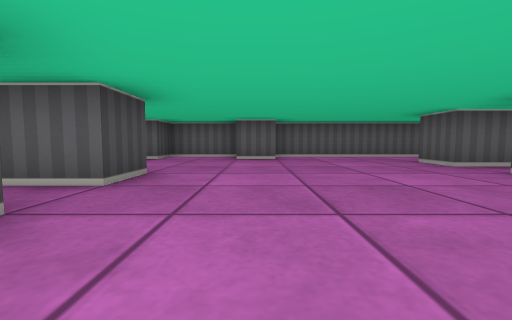
[1] (above)

19 first-person views from a walk through a cub3D maze. The camera is about half as high as the walls, tilts 4° down and sees 90° across. The floor is counted in squares. Each view is taken from the middle of a square. On the plan, view 1 faces up. The plan holds only what a view shows up to about 9 squares ahead; the rest is blank.

[2]
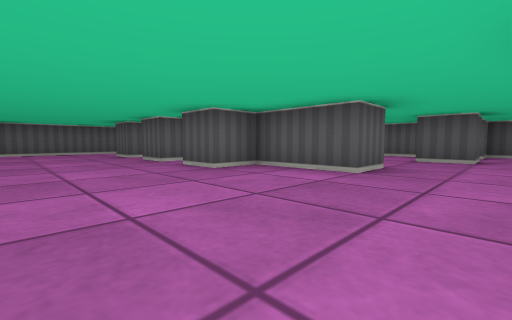

[3]
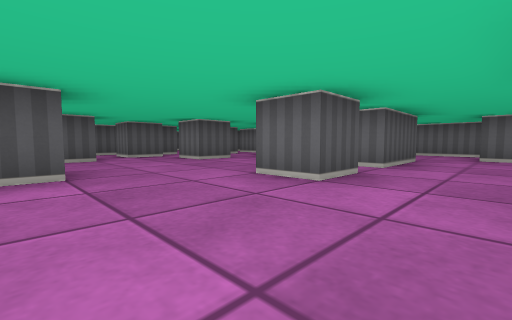

[4]
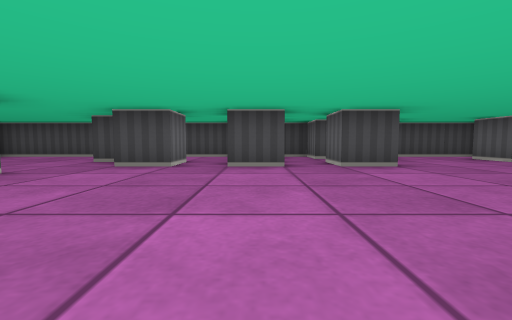

[5]
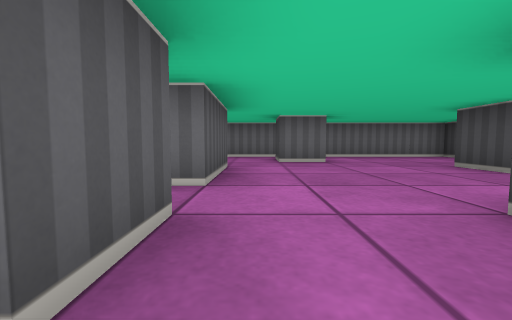

[6]
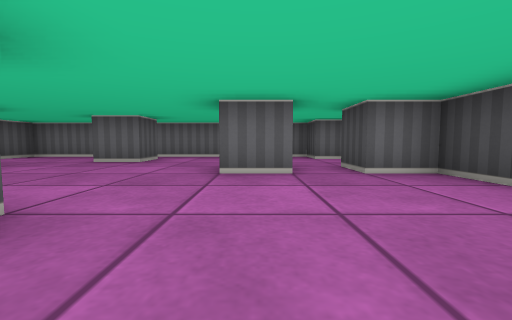

[7]
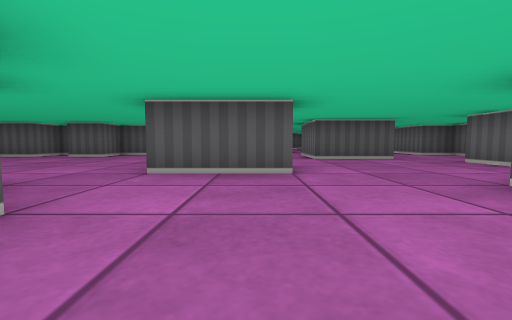

[8]
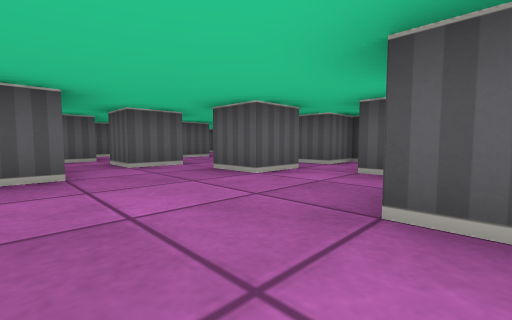

[9]
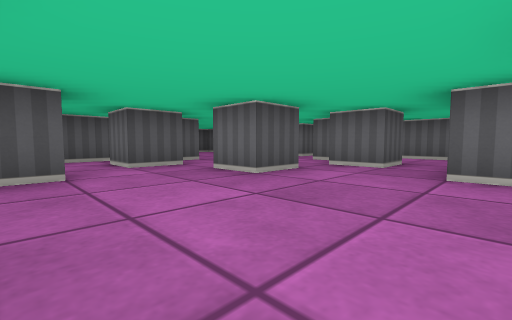

[10]
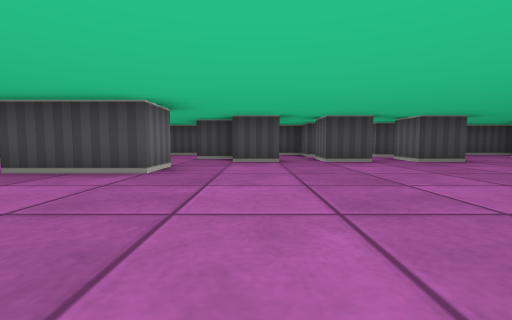

[11]
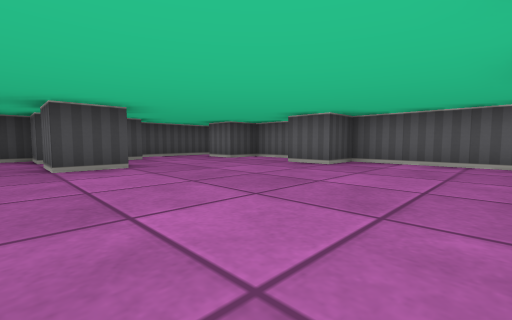

[12]
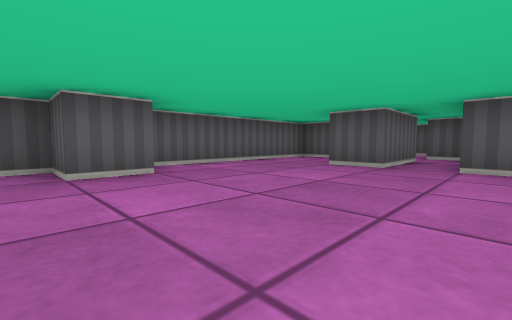

[13]
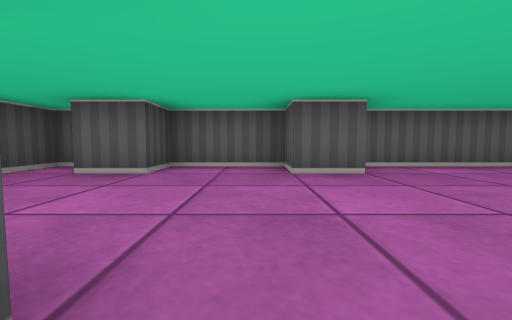

[14]
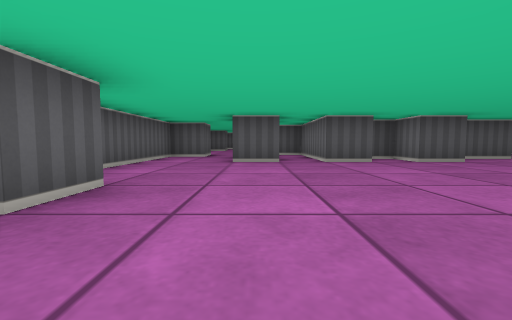

[15]
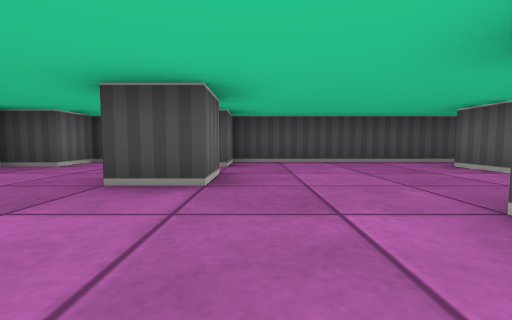

[16]
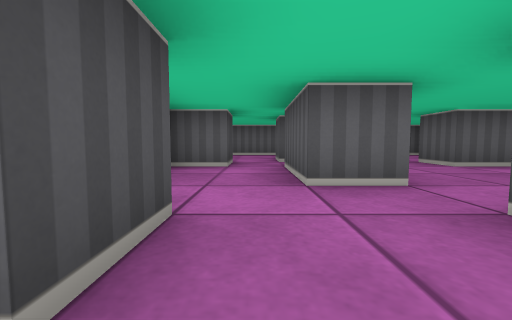

[17]
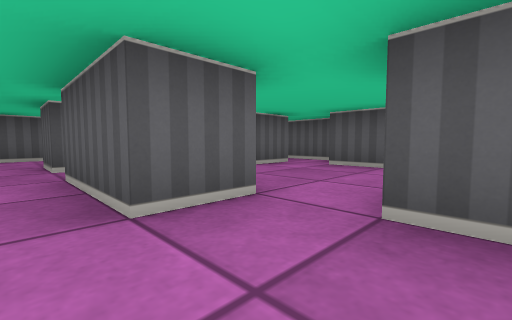

[18]
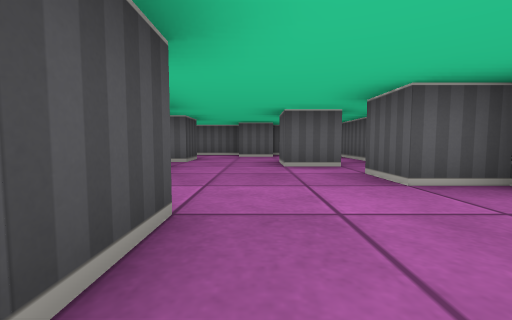

[19]
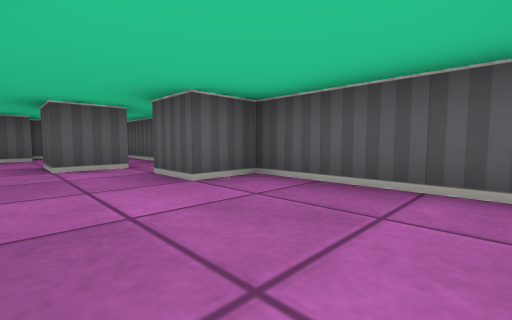

### Floor plan
Ten units are one square. View 1 is at (0, 0); x grows to the right and y downward. Boxes are objects, and circles mark ways between rooms. Rooms are numbered by the first view taken in them; rooms with no view inside come last. Other rooms are left out.
<svg viewBox="-50 -80 190 190">
<path fill="none" stroke="#000" d="M35 -25 35 -35 55 -35M45 -15 45 -25M-15 -16 -15 -5 -25 -5M-5 25 5 25 5 45M-15 -36 -15 -25 -25 -25M56 15 45 15 45 -5 35 -5 35 -15M66 -15 59 -15M-25 5 -15 5 -15 15M55 -45 35 -45 35 -55M-35 -5 -45 -5 -45 5M75 -5 75 5 65 5 65 -5M25 46 25 35 35 35M75 -35 65 -35 65 -45M25 55 45 55M55 -65 55 -75 5 -75 5 -65 -5 -65 -5 -75 -25 -75 -25 -65 -35 -65M-35 -46 -35 -25 -45 -25 -45 -18M85 25 75 25 75 15M96 -15 85 -15 85 -35M85 35 95 35M65 56 65 45 75 45M55 65 65 65M-45 -75 -45 -49M105 39 105 25 95 25 95 -5M70 75 75 75M-5 46 -5 25M5 95 5 85 15 85 15 95M25 76 25 55M-26 65 -15 65 -15 75M-45 95 -35 95 -35 105 45 105 45 95 61 95M55 76 55 65M-25 15 -25 25 -35 25M-45 5 -45 65 -35 65 -35 75M95 -55 95 -45 85 -45 85 -55M75 -45 75 -35M126 -35 115 -35 115 -45M116 -65 105 -65M105 -5 105 6M105 -75 72 -75M135 -30 135 -65M65 -65 55 -65M55 -35 65 -35M135 -75 115 -75M135 11 135 -15 125 -15 125 -25"/>
<circle cx="-40" cy="15" r="3" fill="#2a7"/>
<circle cx="50" cy="70" r="3" fill="#2a7"/>
<circle cx="7" cy="43" r="3" fill="#2a7"/>
<circle cx="50" cy="-60" r="3" fill="#2a7"/>
<circle cx="80" cy="-25" r="3" fill="#2a7"/>
<circle cx="90" cy="-10" r="3" fill="#2a7"/>
<text x="20" y="-10">1</text>
<text x="0" y="70">2</text>
<text x="100" y="-40">3</text>
</svg>
Room 1 opens to room 2. Room 1 opens to room 3.

Where each view was taken, in squares from view 1:
view 1: 0 up, 0 right, facing up
view 2: 3 down, 1 right, facing up-right
view 3: 1 down, 1 right, facing down-right
view 4: 1 up, 3 right, facing left
view 5: 3 down, 2 right, facing down
view 6: 3 down, 2 left, facing down
view 7: 4 down, 4 left, facing right
view 8: 5 down, 5 right, facing up-right
view 9: 2 down, 4 right, facing down-right
view 10: 1 down, 4 right, facing left
view 11: 2 up, 3 right, facing up-left
view 12: 3 up, 1 left, facing up-right
view 13: 3 up, 1 left, facing up
view 14: 5 up, 2 left, facing right
view 15: 6 down, 1 right, facing left
view 16: 1 down, 8 right, facing up
view 17: 0 up, 8 right, facing up-right
view 18: 1 down, 11 right, facing up
view 19: 1 down, 11 right, facing up-right
